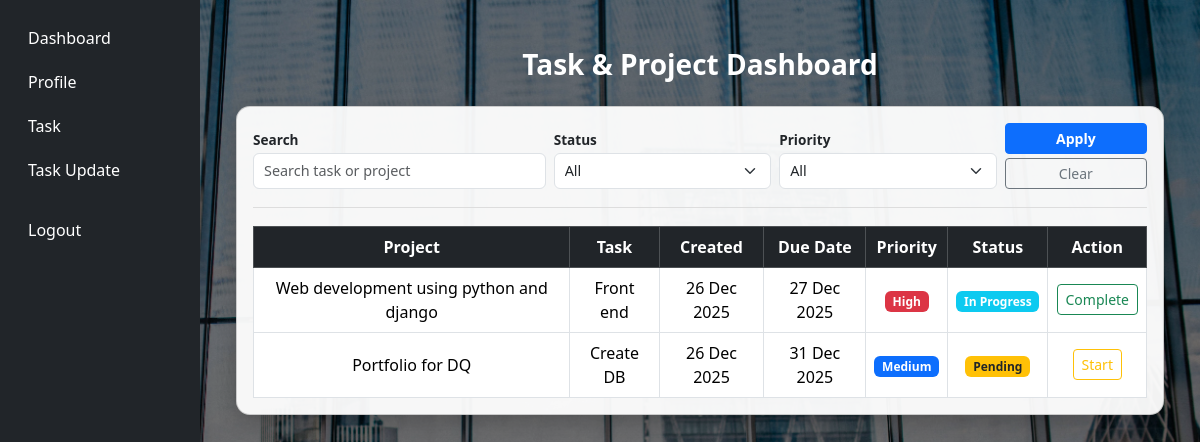
Page /user_task_details/ (signed in) on the earlier database version.
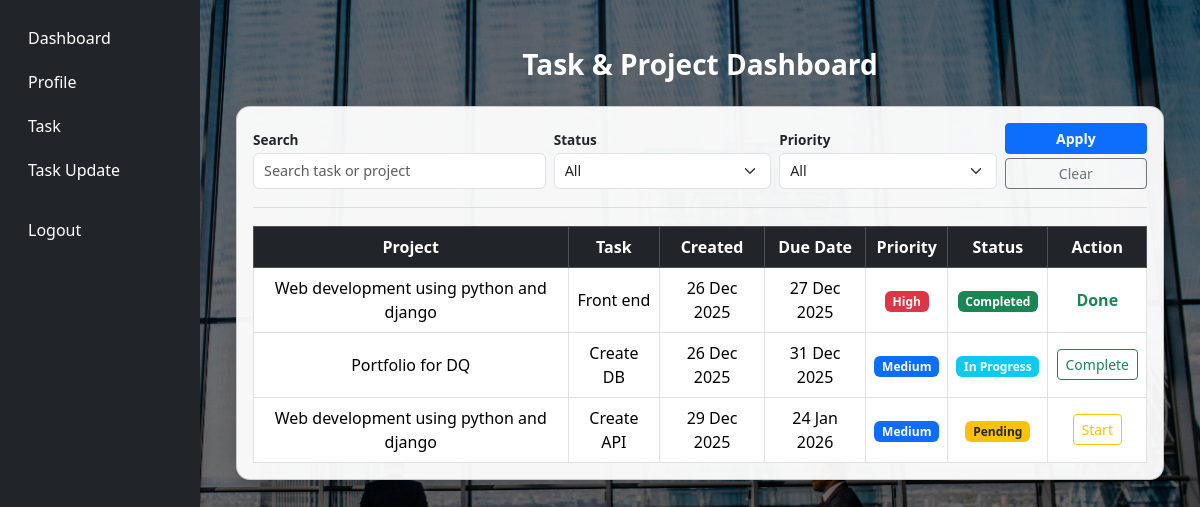
Same page on the later database version.
### company/models.py (models this page shows, shortened)
class Task(models.Model):
    STATUS_CHOICE=[
        ('pending','Pending'),
        ('in_progress','In Progress'),
        ('completed','Completed')
    ]
    PRIORITY_CHOICES=[
        ('low','Low'),
        ('medium','Medium'),
        ('high','High')
    ]
    project=models.ForeignKey(Project,on_delete=models.CASCADE)
    title=models.CharField(max_length=100)
    assigned_to=models.ForeignKey(User,on_delete=models.CASCADE,blank=True,null=True)
    status=models.CharField(max_length=50,choices=STATUS_CHOICE,default='pending')
    priority=models.CharField(max_length=50,choices=PRIORITY_CHOICES,default='medium')
    due_date=models.DateField()
    created_at=models.DateTimeField(auto_now_add=True)

class Project(models.Model):
    name=models.CharField(max_length=100)
    description=models.TextField()
    startdate=models.DateField()
    enddate=models.DateField()

### company/views.py (the view)
# urls.py: path('user_task_details/',views.user_task_details,name='user_task_details'),
@login_required
def user_task_details(request):
    tsk=Task.objects.filter(assigned_to=request.user)
    status=request.GET.get("status")
    priority=request.GET.get('priority')
    search=request.GET.get('search')
    if status:
        tsk=tsk.filter(status=status)
    if priority:
        tsk=tsk.filter(priority=priority)
    if search:
        tsk = tsk.filter(Q(title__icontains=search) | Q(project__name__icontains=search))
    paginator = Paginator(tsk, 5)  # 5 rows per page
    page_number = request.GET.get('page')
    tsk = paginator.get_page(page_number)
    return render(request,'user_task_details.html',{'tsk':tsk})

### company/templates/user_task_details.html (shortened to what the changed rows need)
{% extends "base.html" %}
{% load static %}
{% block content %}
<div class="container py-4">
    <div class="card glass-card">
        <div class="card-body">
            <div class="table-responsive">
                <table class="table table-bordered table-hover align-middle text-center mb-0">
                    <thead class="table-dark">
                        <tr>
                            <th>Project</th>
                            <th>Task</th>
                            <th>Created</th>
                            <th>Due Date</th>
                            <th>Priority</th>
                            <th>Status</th>
                            <th>Action</th>
                        </tr>
                    </thead>
                    <tbody>
                        {% for proj in tsk %}
                        <tr>
                            <td>{{ proj.project.name }}</td>
                            <td>{{ proj.title }}</td>
                            <td>{{ proj.created_at|date:"d M Y" }}</td>
                            <td>{{ proj.due_date|date:"d M Y" }}</td>
                            <td>
                                {% if proj.priority == 'low' %}
                                    <span class="badge bg-secondary">Low</span>
                                {% elif proj.priority == 'medium' %}
                                    <span class="badge bg-primary">Medium</span>
                                {% else %}
                                    <span class="badge bg-danger">High</span>
                                {% endif %}
                            </td>
                            <td>
                                {% if proj.status == 'pending' %}
                                    <span class="badge bg-warning text-dark">Pending</span>
                                {% elif proj.status == 'in_progress' %}
                                    <span class="badge bg-info">In Progress</span>
                                {% else %}
                                    <span class="badge bg-success">Completed</span>
                                {% endif %}
                            </td>
                            <td>
                                {% if proj.status == 'pending' %}
                                    <a href="{% url 'user_task_update' proj.id 'in_progress' %}"
                                       class="btn btn-sm btn-outline-warning">
                                        Start
                                    </a>
                                {% elif proj.status == 'in_progress' %}
                                    <a href="{% url 'user_task_update' proj.id 'completed' %}"
                                       class="btn btn-sm btn-outline-success">
                                        Complete
                                    </a>
                                {% else %}
                                    <span class="fw-bold text-success">Done</span>
                                {% endif %}
                            </td>
                        </tr>
                        {% empty %}
                        <tr>
                            <td colspan="7" class="text-muted">
                                No tasks found.
                            </td>
                        </tr>
                        {% endfor %}
                    </tbody>
                </table>
            </div>
        </div>
    </div>
</div>
{% endblock content %}

Differences in the rows shown:
changed Task "Front end": status "In Progress Complete" → "Completed Done"
changed Task "Create DB": status "Pending Start" → "In Progress Complete"
added Task: project.name "Web development using python and django", title "Create API", created_at "29 Dec 2025", due_date "24 Jan 2026", priority "Medium", status "Pending"
